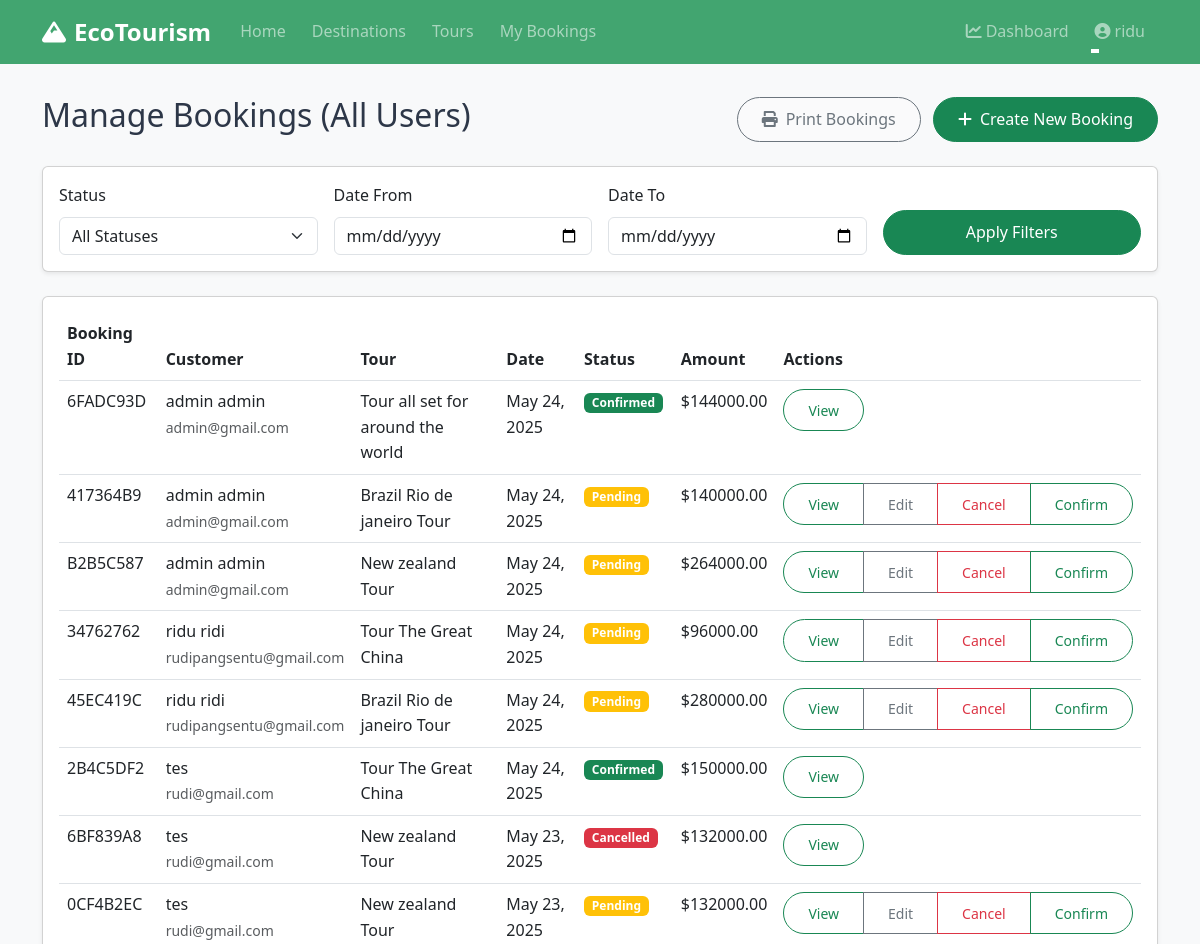
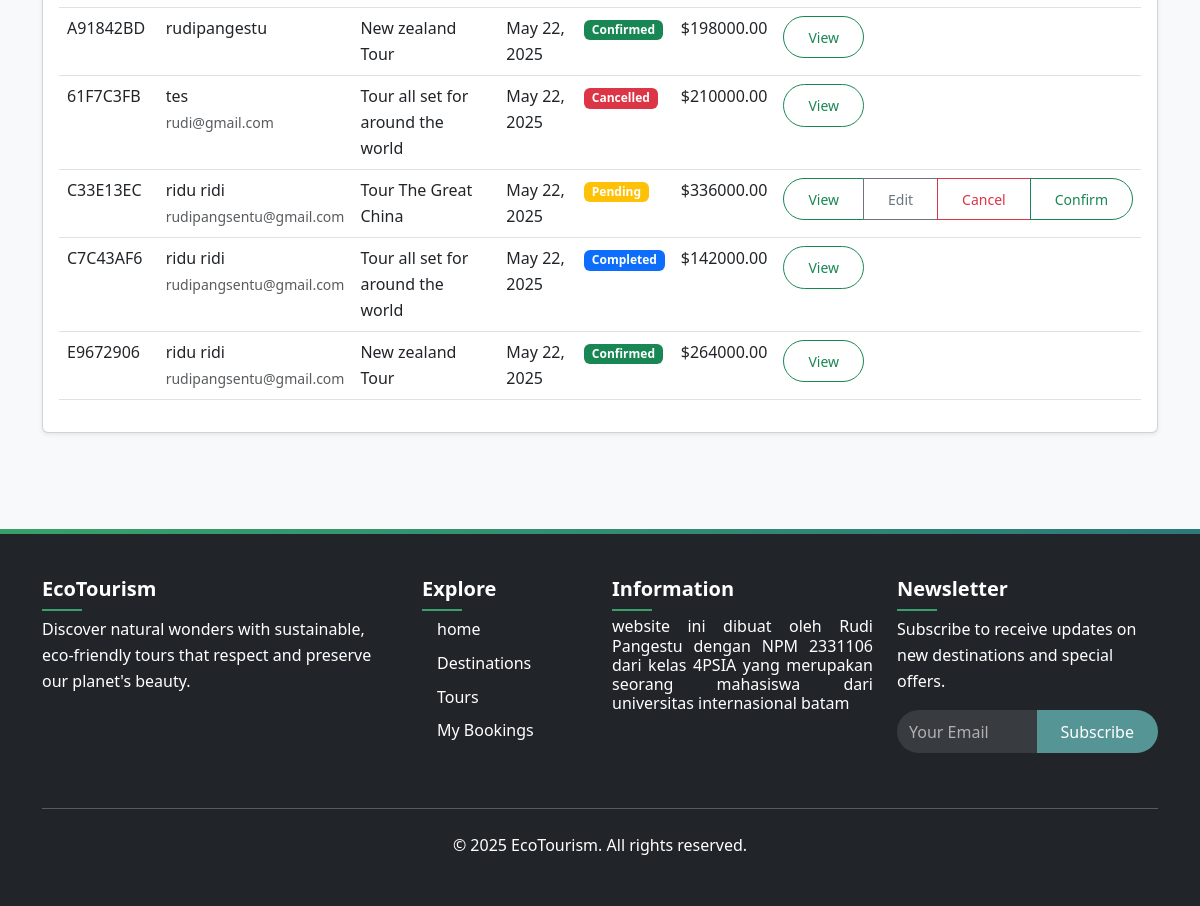
The app's page /bookings/manage/ (signed in) with its own data (2 pictures, top to bottom).
### bookings/models.py (models this page shows, shortened)
class Booking(models.Model):
    STATUS_CHOICES = (
        ('pending', 'Pending'),
        ('confirmed', 'Confirmed'),
        ('cancelled', 'Cancelled'),
        ('completed', 'Completed'),
    )
    user = models.ForeignKey(User, on_delete=models.CASCADE, related_name='bookings')
    tour = models.ForeignKey(Tour, on_delete=models.CASCADE, related_name='bookings')
    tour_date = models.ForeignKey(TourDate, on_delete=models.CASCADE, related_name='bookings')
    booking_date = models.DateTimeField(auto_now_add=True)
    number_of_people = models.PositiveIntegerField()
    total_price = models.DecimalField(max_digits=10, decimal_places=2)
    status = models.CharField(max_length=20, choices=STATUS_CHOICES, default='pending')
    special_requests = models.TextField(blank=True)
    confirmation_code = models.CharField(max_length=50, unique=True)
    class Meta:
        ordering = ['-booking_date']

### tours/models.py (models this page shows, shortened)
class Tour(models.Model):
    DIFFICULTY_CHOICES = (
        ('easy', 'Easy'),
        ('moderate', 'Moderate'),
        ('challenging', 'Challenging'),
        ('difficult', 'Difficult'),
    )
    name = models.CharField(max_length=255)
    slug = models.SlugField(unique=True, max_length=255)
    category = models.ForeignKey(TourCategory, on_delete=models.CASCADE, related_name='tours')
    destinations = models.ManyToManyField(Destination, related_name='tours')
    description = models.TextField()
    itinerary = models.TextField()
    duration = models.PositiveIntegerField(help_text="Duration in days")
    group_size = models.PositiveIntegerField(help_text="Maximum group size")
    difficulty = models.CharField(max_length=20, choices=DIFFICULTY_CHOICES)
    price = models.DecimalField(max_digits=10, decimal_places=2)
    discount_price = models.DecimalField(max_digits=10, decimal_places=2, null=True, blank=True)
    included = models.TextField(help_text="What's included in the tour")
    not_included = models.TextField(help_text="What's not included in the tour")
    featured_image = models.ImageField(upload_to='tours/')
    created_at = models.DateTimeField(auto_now_add=True)
    updated_at = models.DateTimeField(auto_now=True)
    is_active = models.BooleanField(default=True)
    is_featured = models.BooleanField(default=False)
    class Meta:
        ordering = ['-is_featured', 'name']

### bookings/views.py (the view)
# urls.py: path('manage/', views.manage_bookings, name='manage_bookings'),
@login_required
def manage_bookings(request):
    bookings = Booking.objects.all() if request.user.is_staff else Booking.objects.filter(user=request.user)
    status = request.GET.get('status')
    date_from = request.GET.get('date_from')
    date_to = request.GET.get('date_to')
    if status:
        bookings = bookings.filter(status=status)
    if date_from:
        bookings = bookings.filter(booking_date__date__gte=date_from)
    if date_to:
        bookings = bookings.filter(booking_date__date__lte=date_to)
    bookings = bookings.order_by('-booking_date')
    return render(request, 'bookings/manage_bookings.html', {
        'bookings': bookings,
    })

### templates/bookings/manage_bookings.html (shortened to what this page needs)
{% extends "base.html" %}
{% block content %}
<div class="container py-5">
    <div class="d-flex justify-content-between align-items-center mb-4">
        <h1 class="h2">Manage Bookings{% if user.is_staff %} (All Users){% endif %}</h1>
        <div>
            <button onclick="printBookings()" class="btn btn-outline-secondary me-2">
                <i class="fas fa-print me-2"></i>Print Bookings
            </button>
            <a href="{% url 'tour_list' %}" class="btn btn-success">
                <i class="fas fa-plus me-2"></i>Create New Booking
            </a>
        </div>
    </div>
    <div class="card shadow-sm mb-4" id="filters-section">
        <div class="card-body">
            <form method="get" class="row g-3">
                <div class="col-md-3">
                    <label for="status" class="form-label">Status</label>
                    <select name="status" id="status" class="form-select">
                        <option value="">All Statuses</option>
                    </select>
                </div>
                <div class="col-md-3">
                    <label for="date_from" class="form-label">Date From</label>
                    <input type="date" name="date_from" id="date_from" class="form-control" value="{{ request.GET.date_from }}">
                </div>
                <div class="col-md-3">
                    <label for="date_to" class="form-label">Date To</label>
                    <input type="date" name="date_to" id="date_to" class="form-control" value="{{ request.GET.date_to }}">
                </div>
                <div class="col-md-3 d-flex align-items-end">
                    <button type="submit" class="btn btn-success w-100">Apply Filters</button>
                </div>
            </form>
        </div>
    </div>
    <div class="card shadow-sm">
        <div class="card-body">
            <div class="table-responsive" id="bookings-table">
                <table class="table table-hover">
                    <thead>
                        <tr>
                            <th>Booking ID</th>
                            <th>Customer</th>
                            <th>Tour</th>
                            <th>Date</th>
                            <th>Status</th>
                            <th>Amount</th>
                            <th class="no-print">Actions</th>
                        </tr>
                    </thead>
                    <tbody>
                        {% for booking in bookings %}
                        <tr>
                            <td>{{ booking.confirmation_code }}</td>
                            <td>
                                {{ booking.user.get_full_name|default:booking.user.username }}
                                {% if user.is_staff and booking.user.email %}
                                    <br><small class="text-muted">{{ booking.user.email }}</small>
                                {% endif %}
                            </td>
                            <td>{{ booking.tour.name }}</td>
                            <td>{{ booking.booking_date|date:"M d, Y" }}</td>
                            <td>
                                <span class="badge {% if booking.status == 'confirmed' %}bg-success{% elif booking.status == 'pending' %}bg-warning{% elif booking.status == 'completed' %}bg-primary{% else %}bg-danger{% endif %}">
                                    {{ booking.status|title }}
                                </span>
                            </td>
                            <td>${{ booking.total_price }}</td>
                            <td class="no-print">
                                <div class="btn-group">
                                    <a href="{% url 'booking_detail' booking.id %}" class="btn btn-sm btn-outline-success">
                                        View
                                    </a>
                                    {% if booking.status == 'pending' %}
                                    <a href="{% url 'booking_edit' booking.id %}" class="btn btn-sm btn-outline-secondary">
                                        Edit
                                    </a>
                                    <a href="{% url 'booking_cancel' booking.id %}" class="btn btn-sm btn-outline-danger">
                                        Cancel
                                    </a>
                                    {% endif %}
                                    {% if user.is_staff and booking.status == 'pending' %}
                                    <button class="btn btn-sm btn-outline-success" onclick="confirmBooking({{ booking.id }})">
                                        Confirm
                                    </button>
                                    {% endif %}
                                </div>
                            </td>
                        </tr>
                        {% endfor %}
                    </tbody>
                </table>
            </div>
        </div>
    </div>
</div>
{% endblock %}

### templates/base.html (shortened to what this page needs)
{% load static %}
<!DOCTYPE html>
<html lang="en">
<head>
    <link rel="stylesheet" href="https://cdn.jsdelivr.net/npm/bootstrap@5.3.0/dist/css/bootstrap.min.css">
    <link rel="stylesheet" href="https://cdnjs.cloudflare.com/ajax/libs/font-awesome/6.0.0/css/all.min.css">
    <link rel="stylesheet" href="https://cdnjs.cloudflare.com/ajax/libs/animate.css/4.1.1/animate.min.css">
    <link rel="stylesheet" href="{% static 'css/style.css' %}">
</head>
<body>
<header class="kepala mb-5">
    <nav class="navbar navbar-expand-lg navbar-dark fixed-top animate__animated animate__slideInDown animate__faster">
        <div class="container">
            <a class="navbar-brand animate__animated animate__zoomIn" href="{% url 'home' %}">
                <i class="fas fa-mountain me-2"></i>EcoTourism
            </a>
            <div class="collapse navbar-collapse" id="navbarMain">
                <ul class="navbar-nav me-auto">
                    <li class="nav-item">
                        <a class="nav-link" href="{% url 'home' %}">Home</a>
                    </li>
                    <li class="nav-item">
                        <a class="nav-link" href="{% url 'destination_list' %}">Destinations</a>
                    </li>
                    <li class="nav-item">
                        <a class="nav-link" href="{% url 'tour_list' %}">Tours</a>
                    </li>
                    {% if user.is_authenticated %}
                    <li class="nav-item">
                        <a class="nav-link" href="{% url 'booking_list' %}">My Bookings</a>
                    </li>
                    {% endif %}
                </ul>
                <div class="navbar-nav">
                    {% if user.is_authenticated %}
                        {% if user.is_staff %}
                        <a class="nav-link" href="{% url 'dashboard' %}">
                            <i class="fas fa-chart-line me-1"></i>Dashboard
                        </a>
                        {% endif %}
                        <div class="nav-item dropdown">
                            <a class="nav-link dropdown-toggle" href="#" id="userDropdown" role="button" data-bs-toggle="dropdown">
                                <i class="fas fa-user-circle me-1"></i>{{ user.username }}
                            </a>
                        </div>
                    {% endif %}
                </div>
            </div>
        </div>
    </nav>
</header>
    <main style="min-height: 60vh;">
        {% block content %}{% endblock %}
    </main>
    <footer class="bg-dark text-white py-5 mt-5">
        <div class="container">
            <div class="row">
                <div class="col-md-4 mb-4">
                    <h5 class="mb-3">EcoTourism</h5>
                    <p>Discover natural wonders with sustainable, eco-friendly tours that respect and preserve our planet's beauty.</p>
                </div>
                <div class="col-md-2 mb-4">
                    <h5 class="mb-3">Explore</h5>
                    <ul class="list-unstyled">
                        <li class="mb-2"><a href="{% url 'home' %}" class="text-white text-decoration-none">home</a></li>
                        <li class="mb-2"><a href="{% url 'destination_list' %}" class="text-white text-decoration-none">Destinations</a></li>
                        <li class="mb-2"><a href="{% url 'tour_list' %}" class="text-white text-decoration-none">Tours</a></li>
                        <li><a href="{% url 'booking_list' %}" class="text-white text-decoration-none">My Bookings</a></li>
                    </ul>
                </div>
                <div class="col-md-3 mb-4">
                    <h5 class="mb-3">Information</h5>
                    <h6 class="text-justify"> website ini dibuat oleh Rudi Pangestu dengan NPM 2331106 dari kelas 4PSIA yang merupakan seorang mahasiswa dari universitas internasional batam </h6>
                </div>
                <div class="col-md-3">
                    <h5 class="mb-3">Newsletter</h5>
                    <p>Subscribe to receive updates on new destinations and special offers.</p>
                    <form>
                        <div class="input-group mb-3">
                            <input type="email" class="form-control" placeholder="Your Email">
                            <button class="btn btn-primary" type="submit">Subscribe</button>
                        </div>
                    </form>
                </div>
            </div>
            <hr class="my-4">
            <div class="text-center">
                <p class="mb-0">&copy; 2025 EcoTourism. All rights reserved.</p>
            </div>
        </div>
    </footer>
</body>
</html>

### records on screen
Booking: confirmation_code "6FADC93D", user.get_full_name "admin admin", user.email "admin@gmail.com", tour.name "Tour all set for around the world", booking_date "May 24, 2025", status "Confirmed", total_price "144000.00"
Booking: confirmation_code "417364B9", user.get_full_name "admin admin", user.email "admin@gmail.com", tour.name "Brazil Rio de janeiro Tour", booking_date "May 24, 2025", status "Pending", total_price "140000.00", shows "Edit"
Booking: confirmation_code "B2B5C587", user.get_full_name "admin admin", user.email "admin@gmail.com", tour.name "New zealand Tour", booking_date "May 24, 2025", status "Pending", total_price "264000.00", shows "Edit"
Booking: confirmation_code "34762762", user.get_full_name "ridu ridi", user.email "rudipangsentu@gmail.com", tour.name "Tour The Great China", booking_date "May 24, 2025", status "Pending", total_price "96000.00", shows "Edit"
Booking: confirmation_code "45EC419C", user.get_full_name "ridu ridi", user.email "rudipangsentu@gmail.com", tour.name "Brazil Rio de janeiro Tour", booking_date "May 24, 2025", status "Pending", total_price "280000.00", shows "Edit"
Booking: confirmation_code "2B4C5DF2", user.get_full_name "tes", user.email "rudi@gmail.com", tour.name "Tour The Great China", booking_date "May 24, 2025", status "Confirmed", total_price "150000.00"
Booking: confirmation_code "6BF839A8", user.get_full_name "tes", user.email "rudi@gmail.com", tour.name "New zealand Tour", booking_date "May 23, 2025", status "Cancelled", total_price "132000.00"
Booking: confirmation_code "0CF4B2EC", user.get_full_name "tes", user.email "rudi@gmail.com", tour.name "New zealand Tour", booking_date "May 23, 2025", status "Pending", total_price "132000.00", shows "Edit"
Booking: confirmation_code "A91842BD", user.get_full_name "rudipangestu", tour.name "New zealand Tour", booking_date "May 22, 2025", status "Confirmed", total_price "198000.00"
Booking: confirmation_code "61F7C3FB", user.get_full_name "tes", user.email "rudi@gmail.com", tour.name "Tour all set for around the world", booking_date "May 22, 2025", status "Cancelled", total_price "210000.00"
Booking: confirmation_code "C33E13EC", user.get_full_name "ridu ridi", user.email "rudipangsentu@gmail.com", tour.name "Tour The Great China", booking_date "May 22, 2025", status "Pending", total_price "336000.00", shows "Edit"
Booking: confirmation_code "C7C43AF6", user.get_full_name "ridu ridi", user.email "rudipangsentu@gmail.com", tour.name "Tour all set for around the world", booking_date "May 22, 2025", status "Completed", total_price "142000.00"
Booking: confirmation_code "E9672906", user.get_full_name "ridu ridi", user.email "rudipangsentu@gmail.com", tour.name "New zealand Tour", booking_date "May 22, 2025", status "Confirmed", total_price "264000.00"

### other values on screen
{{ user.username }} "ridu"
